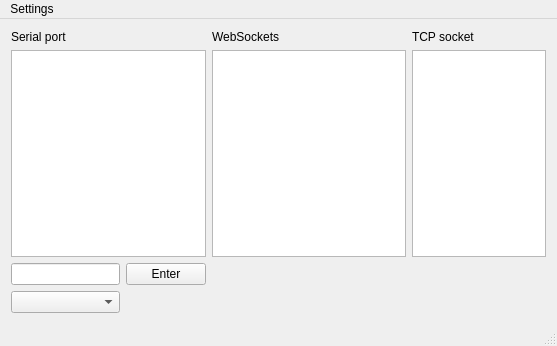
<?xml version="1.0" encoding="UTF-8"?>
<ui version="4.0">
 <class>MainWindow</class>
 <widget class="QMainWindow" name="MainWindow">
  <property name="geometry">
   <rect>
    <x>0</x>
    <y>0</y>
    <width>557</width>
    <height>346</height>
   </rect>
  </property>
  <property name="windowTitle">
   <string>Connection core</string>
  </property>
  <property name="locale">
   <locale language="English" country="UnitedKingdom"/>
  </property>
  <widget class="QWidget" name="centralWidget">
   <property name="enabled">
    <bool>true</bool>
   </property>
   <layout class="QGridLayout" name="gridLayout">
    <item row="5" column="0">
     <widget class="QLineEdit" name="commandLine">
      <property name="text">
       <string/>
      </property>
      <property name="dragEnabled">
       <bool>false</bool>
      </property>
      <property name="placeholderText">
       <string/>
      </property>
     </widget>
    </item>
    <item row="8" column="0">
     <widget class="QComboBox" name="port"/>
    </item>
    <item row="1" column="0">
     <widget class="QLabel" name="label">
      <property name="text">
       <string>Serial port</string>
      </property>
     </widget>
    </item>
    <item row="2" column="0" colspan="2">
     <widget class="QPlainTextEdit" name="output">
      <property name="readOnly">
       <bool>true</bool>
      </property>
      <property name="overwriteMode">
       <bool>false</bool>
      </property>
     </widget>
    </item>
    <item row="2" column="2">
     <widget class="QPlainTextEdit" name="websocket_debug"/>
    </item>
    <item row="1" column="4">
     <widget class="QLabel" name="label_3">
      <property name="text">
       <string>TCP socket</string>
      </property>
     </widget>
    </item>
    <item row="1" column="2">
     <widget class="QLabel" name="label_2">
      <property name="text">
       <string>WebSockets</string>
      </property>
     </widget>
    </item>
    <item row="2" column="4" colspan="2">
     <widget class="QPlainTextEdit" name="tcp_debug"/>
    </item>
    <item row="5" column="1">
     <widget class="QPushButton" name="enterButton">
      <property name="text">
       <string>Enter</string>
      </property>
     </widget>
    </item>
   </layout>
  </widget>
  <widget class="QMenuBar" name="menuBar">
   <property name="geometry">
    <rect>
     <x>0</x>
     <y>0</y>
     <width>557</width>
     <height>21</height>
    </rect>
   </property>
   <widget class="QMenu" name="menuTools">
    <property name="title">
     <string>Settings</string>
    </property>
    <addaction name="action_refreshPorts"/>
   </widget>
   <addaction name="menuTools"/>
  </widget>
  <widget class="QStatusBar" name="statusBar"/>
  <action name="actionNONE">
   <property name="checkable">
    <bool>true</bool>
   </property>
   <property name="text">
    <string>NONE</string>
   </property>
  </action>
  <action name="action_refreshPorts">
   <property name="text">
    <string>Refresh Ports</string>
   </property>
  </action>
 </widget>
 <layoutdefault spacing="6" margin="11"/>
 <resources/>
 <connections/>
</ui>
